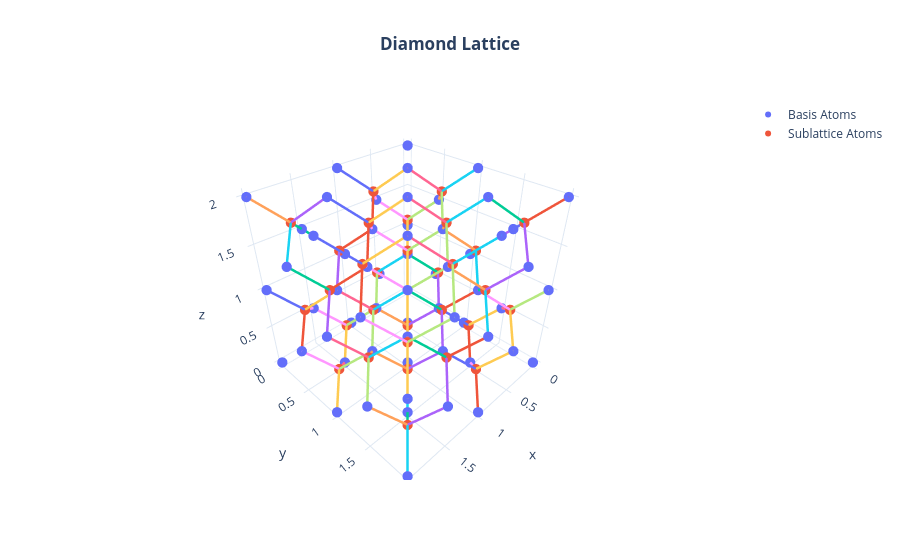

The notebook cell saved with this chart:
### Code cell
def d_l_points(lattice_size):
    lattice_size=lattice_size
    l=range(lattice_size+1)
    points=[]
    for i in l:
        for j in l:
            for k in l:
                new_point=[i,j,k]
                points.append([i+1/2,j+1/2,k])
                points.append([i+1/2,j,k+1/2])
                points.append([i,j+1/2,k+1/2])
                points.append(new_point)
    uni_latt=np.unique(np.array(points),axis=0)
    mask=np.all(uni_latt <= lattice_size,axis=1)
    uni_latt=uni_latt[mask]
    return uni_latt

lattice_size=2

fig=go.Figure()

fcc_0=d_l_points(lattice_size=lattice_size)


def sublat_points(points=fcc_0,lattice_size=lattice_size):
    sublat_points=points.copy()+np.ones(shape=points.shape)*1/4
    mask=np.all(sublat_points<=lattice_size,axis=1)
    return sublat_points[mask]

fcc_1=sublat_points()

allLatPoints=np.concat((fcc_1,fcc_0),axis=0)



def findingNeighbours(allLatPoints):
    tol=1e-4
    neighbours = []
    totalPoints=allLatPoints.shape[0]
    totalPoints=range(totalPoints)
    for i, j in list(combinations(totalPoints,2)):
        sep=allLatPoints[i]-allLatPoints[j]
        sep=np.linalg.norm(sep)
        if ((abs(sep)-(np.sqrt(3)/4))<=tol):
            neighbours.append([i,j])
    return neighbours



def connectingPairs(fig=fig,neighbours=findingNeighbours(allLatPoints),allLatPoints=allLatPoints):
    for aPair in neighbours:
        r1=allLatPoints[aPair[0]]
        r2=allLatPoints[aPair[1]]
        bond=np.vstack((r1,r2))
        fig.add_trace(go.Scatter3d(x=bond[:,0],y=bond[:,1],z=bond[:,2],mode="lines",showlegend=False,line=dict(width=5)))
    return 0


fig.update_layout(dict(title=dict(text="<b>Diamond Lattice</b>",x=0.5),template='plotly_white'))
fig.add_trace(go.Scatter3d(x=fcc_0[:,0],y=fcc_0[:,1],z=fcc_0[:,2],mode="markers",marker=dict(size=6),name="Basis Atoms"))
fig.add_trace(go.Scatter3d(x=fcc_1[:,0],y=fcc_1[:,1],z=fcc_1[:,2],mode="markers",marker=dict(size=6),name="Sublattice Atoms"))
connectingPairs()


fig.show()

### Figure 1 — Plotly figure (JSON) as saved in the notebook; plotly's stock layout.template omitted (floating-point values rounded to 4 significant figures)
{"data": [{"marker": {"size": 6}, "mode": "markers", "name": "Basis Atoms", "type": "scatter3d", "x": [0.0, 0.0, 0.0, 0.0, 0.0, 0.0, 0.0, 0.0, 0.0, 0.0, 0.0, 0.0, 0.0, 0.5, 0.5, 0.5, 0.5, 0.5, 0.5, 0.5, 0.5, 0.5, 0.5, 0.5, 0.5, 1.0, 1.0, 1.0, 1.0, 1.0, 1.0, 1.0, 1.0, 1.0, 1.0, 1.0, 1.0, 1.0, 1.5, 1.5, 1.5, 1.5, 1.5, 1.5, 1.5, 1.5, 1.5, 1.5, 1.5, 1.5, 2.0, 2.0, 2.0, 2.0, 2.0, 2.0, 2.0, 2.0, 2.0, 2.0, 2.0, 2.0, 2.0], "y": [0.0, 0.0, 0.0, 0.5, 0.5, 1.0, 1.0, 1.0, 1.5, 1.5, 2.0, 2.0, 2.0, 0.0, 0.0, 0.5, 0.5, 0.5, 1.0, 1.0, 1.5, 1.5, 1.5, 2.0, 2.0, 0.0, 0.0, 0.0, 0.5, 0.5, 1.0, 1.0, 1.0, 1.5, 1.5, 2.0, 2.0, 2.0, 0.0, 0.0, 0.5, 0.5, 0.5, 1.0, 1.0, 1.5, 1.5, 1.5, 2.0, 2.0, 0.0, 0.0, 0.0, 0.5, 0.5, 1.0, 1.0, 1.0, 1.5, 1.5, 2.0, 2.0, 2.0], "z": [0.0, 1.0, 2.0, 0.5, 1.5, 0.0, 1.0, 2.0, 0.5, 1.5, 0.0, 1.0, 2.0, 0.5, 1.5, 0.0, 1.0, 2.0, 0.5, 1.5, 0.0, 1.0, 2.0, 0.5, 1.5, 0.0, 1.0, 2.0, 0.5, 1.5, 0.0, 1.0, 2.0, 0.5, 1.5, 0.0, 1.0, 2.0, 0.5, 1.5, 0.0, 1.0, 2.0, 0.5, 1.5, 0.0, 1.0, 2.0, 0.5, 1.5, 0.0, 1.0, 2.0, 0.5, 1.5, 0.0, 1.0, 2.0, 0.5, 1.5, 0.0, 1.0, 2.0]}, {"marker": {"size": 6}, "mode": "markers", "name": "Sublattice Atoms", "type": "scatter3d", "x": [0.25, 0.25, 0.25, 0.25, 0.25, 0.25, 0.25, 0.25, 0.75, 0.75, 0.75, 0.75, 0.75, 0.75, 0.75, 0.75, 1.25, 1.25, 1.25, 1.25, 1.25, 1.25, 1.25, 1.25, 1.75, 1.75, 1.75, 1.75, 1.75, 1.75, 1.75, 1.75], "y": [0.25, 0.25, 0.75, 0.75, 1.25, 1.25, 1.75, 1.75, 0.25, 0.25, 0.75, 0.75, 1.25, 1.25, 1.75, 1.75, 0.25, 0.25, 0.75, 0.75, 1.25, 1.25, 1.75, 1.75, 0.25, 0.25, 0.75, 0.75, 1.25, 1.25, 1.75, 1.75], "z": [0.25, 1.25, 0.75, 1.75, 0.25, 1.25, 0.75, 1.75, 0.75, 1.75, 0.25, 1.25, 0.75, 1.75, 0.25, 1.25, 0.25, 1.25, 0.75, 1.75, 0.25, 1.25, 0.75, 1.75, 0.75, 1.75, 0.25, 1.25, 0.75, 1.75, 0.25, 1.25]}, {"line": {"width": 5}, "mode": "lines", "showlegend": false, "type": "scatter3d", "x": [0.25, 0.0], "y": [0.25, 0.0], "z": [0.25, 0.0]}, {"line": {"width": 5}, "mode": "lines", "showlegend": false, "type": "scatter3d", "x": [0.25, 0.0], "y": [0.25, 0.5], "z": [0.25, 0.5]}, {"line": {"width": 5}, "mode": "lines", "showlegend": false, "type": "scatter3d", "x": [0.25, 0.5], "y": [0.25, 0.0], "z": [0.25, 0.5]}, {"line": {"width": 5}, "mode": "lines", "showlegend": false, "type": "scatter3d", "x": [0.25, 0.5], "y": [0.25, 0.5], "z": [0.25, 0.0]}, {"line": {"width": 5}, "mode": "lines", "showlegend": false, "type": "scatter3d", "x": [0.25, 0.0], "y": [0.25, 0.0], "z": [1.25, 1.0]}, {"line": {"width": 5}, "mode": "lines", "showlegend": false, "type": "scatter3d", "x": [0.25, 0.0], "y": [0.25, 0.5], "z": [1.25, 1.5]}, {"line": {"width": 5}, "mode": "lines", "showlegend": false, "type": "scatter3d", "x": [0.25, 0.5], "y": [0.25, 0.0], "z": [1.25, 1.5]}, {"line": {"width": 5}, "mode": "lines", "showlegend": false, "type": "scatter3d", "x": [0.25, 0.5], "y": [0.25, 0.5], "z": [1.25, 1.0]}, {"line": {"width": 5}, "mode": "lines", "showlegend": false, "type": "scatter3d", "x": [0.25, 0.0], "y": [0.75, 0.5], "z": [0.75, 0.5]}, {"line": {"width": 5}, "mode": "lines", "showlegend": false, "type": "scatter3d", "x": [0.25, 0.0], "y": [0.75, 1.0], "z": [0.75, 1.0]}, {"line": {"width": 5}, "mode": "lines", "showlegend": false, "type": "scatter3d", "x": [0.25, 0.5], "y": [0.75, 0.5], "z": [0.75, 1.0]}, {"line": {"width": 5}, "mode": "lines", "showlegend": false, "type": "scatter3d", "x": [0.25, 0.5], "y": [0.75, 1.0], "z": [0.75, 0.5]}, {"line": {"width": 5}, "mode": "lines", "showlegend": false, "type": "scatter3d", "x": [0.25, 0.0], "y": [0.75, 0.5], "z": [1.75, 1.5]}, {"line": {"width": 5}, "mode": "lines", "showlegend": false, "type": "scatter3d", "x": [0.25, 0.0], "y": [0.75, 1.0], "z": [1.75, 2.0]}, {"line": {"width": 5}, "mode": "lines", "showlegend": false, "type": "scatter3d", "x": [0.25, 0.5], "y": [0.75, 0.5], "z": [1.75, 2.0]}, {"line": {"width": 5}, "mode": "lines", "showlegend": false, "type": "scatter3d", "x": [0.25, 0.5], "y": [0.75, 1.0], "z": [1.75, 1.5]}, {"line": {"width": 5}, "mode": "lines", "showlegend": false, "type": "scatter3d", "x": [0.25, 0.0], "y": [1.25, 1.0], "z": [0.25, 0.0]}, {"line": {"width": 5}, "mode": "lines", "showlegend": false, "type": "scatter3d", "x": [0.25, 0.0], "y": [1.25, 1.5], "z": [0.25, 0.5]}, {"line": {"width": 5}, "mode": "lines", "showlegend": false, "type": "scatter3d", "x": [0.25, 0.5], "y": [1.25, 1.0], "z": [0.25, 0.5]}, {"line": {"width": 5}, "mode": "lines", "showlegend": false, "type": "scatter3d", "x": [0.25, 0.5], "y": [1.25, 1.5], "z": [0.25, 0.0]}, {"line": {"width": 5}, "mode": "lines", "showlegend": false, "type": "scatter3d", "x": [0.25, 0.0], "y": [1.25, 1.0], "z": [1.25, 1.0]}, {"line": {"width": 5}, "mode": "lines", "showlegend": false, "type": "scatter3d", "x": [0.25, 0.0], "y": [1.25, 1.5], "z": [1.25, 1.5]}, {"line": {"width": 5}, "mode": "lines", "showlegend": false, "type": "scatter3d", "x": [0.25, 0.5], "y": [1.25, 1.0], "z": [1.25, 1.5]}, {"line": {"width": 5}, "mode": "lines", "showlegend": false, "type": "scatter3d", "x": [0.25, 0.5], "y": [1.25, 1.5], "z": [1.25, 1.0]}, {"line": {"width": 5}, "mode": "lines", "showlegend": false, "type": "scatter3d", "x": [0.25, 0.0], "y": [1.75, 1.5], "z": [0.75, 0.5]}, {"line": {"width": 5}, "mode": "lines", "showlegend": false, "type": "scatter3d", "x": [0.25, 0.0], "y": [1.75, 2.0], "z": [0.75, 1.0]}, {"line": {"width": 5}, "mode": "lines", "showlegend": false, "type": "scatter3d", "x": [0.25, 0.5], "y": [1.75, 1.5], "z": [0.75, 1.0]}, {"line": {"width": 5}, "mode": "lines", "showlegend": false, "type": "scatter3d", "x": [0.25, 0.5], "y": [1.75, 2.0], "z": [0.75, 0.5]}, {"line": {"width": 5}, "mode": "lines", "showlegend": false, "type": "scatter3d", "x": [0.25, 0.0], "y": [1.75, 1.5], "z": [1.75, 1.5]}, {"line": {"width": 5}, "mode": "lines", "showlegend": false, "type": "scatter3d", "x": [0.25, 0.0], "y": [1.75, 2.0], "z": [1.75, 2.0]}, {"line": {"width": 5}, "mode": "lines", "showlegend": false, "type": "scatter3d", "x": [0.25, 0.5], "y": [1.75, 1.5], "z": [1.75, 2.0]}, {"line": {"width": 5}, "mode": "lines", "showlegend": false, "type": "scatter3d", "x": [0.25, 0.5], "y": [1.75, 2.0], "z": [1.75, 1.5]}, {"line": {"width": 5}, "mode": "lines", "showlegend": false, "type": "scatter3d", "x": [0.75, 0.5], "y": [0.25, 0.0], "z": [0.75, 0.5]}, {"line": {"width": 5}, "mode": "lines", "showlegend": false, "type": "scatter3d", "x": [0.75, 0.5], "y": [0.25, 0.5], "z": [0.75, 1.0]}, {"line": {"width": 5}, "mode": "lines", "showlegend": false, "type": "scatter3d", "x": [0.75, 1.0], "y": [0.25, 0.0], "z": [0.75, 1.0]}, {"line": {"width": 5}, "mode": "lines", "showlegend": false, "type": "scatter3d", "x": [0.75, 1.0], "y": [0.25, 0.5], "z": [0.75, 0.5]}, {"line": {"width": 5}, "mode": "lines", "showlegend": false, "type": "scatter3d", "x": [0.75, 0.5], "y": [0.25, 0.0], "z": [1.75, 1.5]}, {"line": {"width": 5}, "mode": "lines", "showlegend": false, "type": "scatter3d", "x": [0.75, 0.5], "y": [0.25, 0.5], "z": [1.75, 2.0]}, {"line": {"width": 5}, "mode": "lines", "showlegend": false, "type": "scatter3d", "x": [0.75, 1.0], "y": [0.25, 0.0], "z": [1.75, 2.0]}, {"line": {"width": 5}, "mode": "lines", "showlegend": false, "type": "scatter3d", "x": [0.75, 1.0], "y": [0.25, 0.5], "z": [1.75, 1.5]}, {"line": {"width": 5}, "mode": "lines", "showlegend": false, "type": "scatter3d", "x": [0.75, 0.5], "y": [0.75, 0.5], "z": [0.25, 0.0]}, {"line": {"width": 5}, "mode": "lines", "showlegend": false, "type": "scatter3d", "x": [0.75, 0.5], "y": [0.75, 1.0], "z": [0.25, 0.5]}, {"line": {"width": 5}, "mode": "lines", "showlegend": false, "type": "scatter3d", "x": [0.75, 1.0], "y": [0.75, 0.5], "z": [0.25, 0.5]}, {"line": {"width": 5}, "mode": "lines", "showlegend": false, "type": "scatter3d", "x": [0.75, 1.0], "y": [0.75, 1.0], "z": [0.25, 0.0]}, {"line": {"width": 5}, "mode": "lines", "showlegend": false, "type": "scatter3d", "x": [0.75, 0.5], "y": [0.75, 0.5], "z": [1.25, 1.0]}, {"line": {"width": 5}, "mode": "lines", "showlegend": false, "type": "scatter3d", "x": [0.75, 0.5], "y": [0.75, 1.0], "z": [1.25, 1.5]}, {"line": {"width": 5}, "mode": "lines", "showlegend": false, "type": "scatter3d", "x": [0.75, 1.0], "y": [0.75, 0.5], "z": [1.25, 1.5]}, {"line": {"width": 5}, "mode": "lines", "showlegend": false, "type": "scatter3d", "x": [0.75, 1.0], "y": [0.75, 1.0], "z": [1.25, 1.0]}, {"line": {"width": 5}, "mode": "lines", "showlegend": false, "type": "scatter3d", "x": [0.75, 0.5], "y": [1.25, 1.0], "z": [0.75, 0.5]}, {"line": {"width": 5}, "mode": "lines", "showlegend": false, "type": "scatter3d", "x": [0.75, 0.5], "y": [1.25, 1.5], "z": [0.75, 1.0]}, {"line": {"width": 5}, "mode": "lines", "showlegend": false, "type": "scatter3d", "x": [0.75, 1.0], "y": [1.25, 1.0], "z": [0.75, 1.0]}, {"line": {"width": 5}, "mode": "lines", "showlegend": false, "type": "scatter3d", "x": [0.75, 1.0], "y": [1.25, 1.5], "z": [0.75, 0.5]}, {"line": {"width": 5}, "mode": "lines", "showlegend": false, "type": "scatter3d", "x": [0.75, 0.5], "y": [1.25, 1.0], "z": [1.75, 1.5]}, {"line": {"width": 5}, "mode": "lines", "showlegend": false, "type": "scatter3d", "x": [0.75, 0.5], "y": [1.25, 1.5], "z": [1.75, 2.0]}, {"line": {"width": 5}, "mode": "lines", "showlegend": false, "type": "scatter3d", "x": [0.75, 1.0], "y": [1.25, 1.0], "z": [1.75, 2.0]}, {"line": {"width": 5}, "mode": "lines", "showlegend": false, "type": "scatter3d", "x": [0.75, 1.0], "y": [1.25, 1.5], "z": [1.75, 1.5]}, {"line": {"width": 5}, "mode": "lines", "showlegend": false, "type": "scatter3d", "x": [0.75, 0.5], "y": [1.75, 1.5], "z": [0.25, 0.0]}, {"line": {"width": 5}, "mode": "lines", "showlegend": false, "type": "scatter3d", "x": [0.75, 0.5], "y": [1.75, 2.0], "z": [0.25, 0.5]}, {"line": {"width": 5}, "mode": "lines", "showlegend": false, "type": "scatter3d", "x": [0.75, 1.0], "y": [1.75, 1.5], "z": [0.25, 0.5]}, {"line": {"width": 5}, "mode": "lines", "showlegend": false, "type": "scatter3d", "x": [0.75, 1.0], "y": [1.75, 2.0], "z": [0.25, 0.0]}, {"line": {"width": 5}, "mode": "lines", "showlegend": false, "type": "scatter3d", "x": [0.75, 0.5], "y": [1.75, 1.5], "z": [1.25, 1.0]}, {"line": {"width": 5}, "mode": "lines", "showlegend": false, "type": "scatter3d", "x": [0.75, 0.5], "y": [1.75, 2.0], "z": [1.25, 1.5]}, {"line": {"width": 5}, "mode": "lines", "showlegend": false, "type": "scatter3d", "x": [0.75, 1.0], "y": [1.75, 1.5], "z": [1.25, 1.5]}, {"line": {"width": 5}, "mode": "lines", "showlegend": false, "type": "scatter3d", "x": [0.75, 1.0], "y": [1.75, 2.0], "z": [1.25, 1.0]}, {"line": {"width": 5}, "mode": "lines", "showlegend": false, "type": "scatter3d", "x": [1.25, 1.0], "y": [0.25, 0.0], "z": [0.25, 0.0]}, {"line": {"width": 5}, "mode": "lines", "showlegend": false, "type": "scatter3d", "x": [1.25, 1.0], "y": [0.25, 0.5], "z": [0.25, 0.5]}, {"line": {"width": 5}, "mode": "lines", "showlegend": false, "type": "scatter3d", "x": [1.25, 1.5], "y": [0.25, 0.0], "z": [0.25, 0.5]}, {"line": {"width": 5}, "mode": "lines", "showlegend": false, "type": "scatter3d", "x": [1.25, 1.5], "y": [0.25, 0.5], "z": [0.25, 0.0]}, {"line": {"width": 5}, "mode": "lines", "showlegend": false, "type": "scatter3d", "x": [1.25, 1.0], "y": [0.25, 0.0], "z": [1.25, 1.0]}, {"line": {"width": 5}, "mode": "lines", "showlegend": false, "type": "scatter3d", "x": [1.25, 1.0], "y": [0.25, 0.5], "z": [1.25, 1.5]}, {"line": {"width": 5}, "mode": "lines", "showlegend": false, "type": "scatter3d", "x": [1.25, 1.5], "y": [0.25, 0.0], "z": [1.25, 1.5]}, {"line": {"width": 5}, "mode": "lines", "showlegend": false, "type": "scatter3d", "x": [1.25, 1.5], "y": [0.25, 0.5], "z": [1.25, 1.0]}, {"line": {"width": 5}, "mode": "lines", "showlegend": false, "type": "scatter3d", "x": [1.25, 1.0], "y": [0.75, 0.5], "z": [0.75, 0.5]}, {"line": {"width": 5}, "mode": "lines", "showlegend": false, "type": "scatter3d", "x": [1.25, 1.0], "y": [0.75, 1.0], "z": [0.75, 1.0]}, {"line": {"width": 5}, "mode": "lines", "showlegend": false, "type": "scatter3d", "x": [1.25, 1.5], "y": [0.75, 0.5], "z": [0.75, 1.0]}, {"line": {"width": 5}, "mode": "lines", "showlegend": false, "type": "scatter3d", "x": [1.25, 1.5], "y": [0.75, 1.0], "z": [0.75, 0.5]}, {"line": {"width": 5}, "mode": "lines", "showlegend": false, "type": "scatter3d", "x": [1.25, 1.0], "y": [0.75, 0.5], "z": [1.75, 1.5]}, {"line": {"width": 5}, "mode": "lines", "showlegend": false, "type": "scatter3d", "x": [1.25, 1.0], "y": [0.75, 1.0], "z": [1.75, 2.0]}, {"line": {"width": 5}, "mode": "lines", "showlegend": false, "type": "scatter3d", "x": [1.25, 1.5], "y": [0.75, 0.5], "z": [1.75, 2.0]}, {"line": {"width": 5}, "mode": "lines", "showlegend": false, "type": "scatter3d", "x": [1.25, 1.5], "y": [0.75, 1.0], "z": [1.75, 1.5]}, {"line": {"width": 5}, "mode": "lines", "showlegend": false, "type": "scatter3d", "x": [1.25, 1.0], "y": [1.25, 1.0], "z": [0.25, 0.0]}, {"line": {"width": 5}, "mode": "lines", "showlegend": false, "type": "scatter3d", "x": [1.25, 1.0], "y": [1.25, 1.5], "z": [0.25, 0.5]}, {"line": {"width": 5}, "mode": "lines", "showlegend": false, "type": "scatter3d", "x": [1.25, 1.5], "y": [1.25, 1.0], "z": [0.25, 0.5]}, {"line": {"width": 5}, "mode": "lines", "showlegend": false, "type": "scatter3d", "x": [1.25, 1.5], "y": [1.25, 1.5], "z": [0.25, 0.0]}, {"line": {"width": 5}, "mode": "lines", "showlegend": false, "type": "scatter3d", "x": [1.25, 1.0], "y": [1.25, 1.0], "z": [1.25, 1.0]}, {"line": {"width": 5}, "mode": "lines", "showlegend": false, "type": "scatter3d", "x": [1.25, 1.0], "y": [1.25, 1.5], "z": [1.25, 1.5]}, {"line": {"width": 5}, "mode": "lines", "showlegend": false, "type": "scatter3d", "x": [1.25, 1.5], "y": [1.25, 1.0], "z": [1.25, 1.5]}, {"line": {"width": 5}, "mode": "lines", "showlegend": false, "type": "scatter3d", "x": [1.25, 1.5], "y": [1.25, 1.5], "z": [1.25, 1.0]}, {"line": {"width": 5}, "mode": "lines", "showlegend": false, "type": "scatter3d", "x": [1.25, 1.0], "y": [1.75, 1.5], "z": [0.75, 0.5]}, {"line": {"width": 5}, "mode": "lines", "showlegend": false, "type": "scatter3d", "x": [1.25, 1.0], "y": [1.75, 2.0], "z": [0.75, 1.0]}, {"line": {"width": 5}, "mode": "lines", "showlegend": false, "type": "scatter3d", "x": [1.25, 1.5], "y": [1.75, 1.5], "z": [0.75, 1.0]}, {"line": {"width": 5}, "mode": "lines", "showlegend": false, "type": "scatter3d", "x": [1.25, 1.5], "y": [1.75, 2.0], "z": [0.75, 0.5]}, {"line": {"width": 5}, "mode": "lines", "showlegend": false, "type": "scatter3d", "x": [1.25, 1.0], "y": [1.75, 1.5], "z": [1.75, 1.5]}, {"line": {"width": 5}, "mode": "lines", "showlegend": false, "type": "scatter3d", "x": [1.25, 1.0], "y": [1.75, 2.0], "z": [1.75, 2.0]}, {"line": {"width": 5}, "mode": "lines", "showlegend": false, "type": "scatter3d", "x": [1.25, 1.5], "y": [1.75, 1.5], "z": [1.75, 2.0]}, {"line": {"width": 5}, "mode": "lines", "showlegend": false, "type": "scatter3d", "x": [1.25, 1.5], "y": [1.75, 2.0], "z": [1.75, 1.5]}, {"line": {"width": 5}, "mode": "lines", "showlegend": false, "type": "scatter3d", "x": [1.75, 1.5], "y": [0.25, 0.0], "z": [0.75, 0.5]}, {"line": {"width": 5}, "mode": "lines", "showlegend": false, "type": "scatter3d", "x": [1.75, 1.5], "y": [0.25, 0.5], "z": [0.75, 1.0]}, {"line": {"width": 5}, "mode": "lines", "showlegend": false, "type": "scatter3d", "x": [1.75, 2.0], "y": [0.25, 0.0], "z": [0.75, 1.0]}, {"line": {"width": 5}, "mode": "lines", "showlegend": false, "type": "scatter3d", "x": [1.75, 2.0], "y": [0.25, 0.5], "z": [0.75, 0.5]}, {"line": {"width": 5}, "mode": "lines", "showlegend": false, "type": "scatter3d", "x": [1.75, 1.5], "y": [0.25, 0.0], "z": [1.75, 1.5]}, {"line": {"width": 5}, "mode": "lines", "showlegend": false, "type": "scatter3d", "x": [1.75, 1.5], "y": [0.25, 0.5], "z": [1.75, 2.0]}, {"line": {"width": 5}, "mode": "lines", "showlegend": false, "type": "scatter3d", "x": [1.75, 2.0], "y": [0.25, 0.0], "z": [1.75, 2.0]}, {"line": {"width": 5}, "mode": "lines", "showlegend": false, "type": "scatter3d", "x": [1.75, 2.0], "y": [0.25, 0.5], "z": [1.75, 1.5]}, {"line": {"width": 5}, "mode": "lines", "showlegend": false, "type": "scatter3d", "x": [1.75, 1.5], "y": [0.75, 0.5], "z": [0.25, 0.0]}, {"line": {"width": 5}, "mode": "lines", "showlegend": false, "type": "scatter3d", "x": [1.75, 1.5], "y": [0.75, 1.0], "z": [0.25, 0.5]}, {"line": {"width": 5}, "mode": "lines", "showlegend": false, "type": "scatter3d", "x": [1.75, 2.0], "y": [0.75, 0.5], "z": [0.25, 0.5]}, {"line": {"width": 5}, "mode": "lines", "showlegend": false, "type": "scatter3d", "x": [1.75, 2.0], "y": [0.75, 1.0], "z": [0.25, 0.0]}, {"line": {"width": 5}, "mode": "lines", "showlegend": false, "type": "scatter3d", "x": [1.75, 1.5], "y": [0.75, 0.5], "z": [1.25, 1.0]}, {"line": {"width": 5}, "mode": "lines", "showlegend": false, "type": "scatter3d", "x": [1.75, 1.5], "y": [0.75, 1.0], "z": [1.25, 1.5]}, {"line": {"width": 5}, "mode": "lines", "showlegend": false, "type": "scatter3d", "x": [1.75, 2.0], "y": [0.75, 0.5], "z": [1.25, 1.5]}, {"line": {"width": 5}, "mode": "lines", "showlegend": false, "type": "scatter3d", "x": [1.75, 2.0], "y": [0.75, 1.0], "z": [1.25, 1.0]}, {"line": {"width": 5}, "mode": "lines", "showlegend": false, "type": "scatter3d", "x": [1.75, 1.5], "y": [1.25, 1.0], "z": [0.75, 0.5]}, {"line": {"width": 5}, "mode": "lines", "showlegend": false, "type": "scatter3d", "x": [1.75, 1.5], "y": [1.25, 1.5], "z": [0.75, 1.0]}, {"line": {"width": 5}, "mode": "lines", "showlegend": false, "type": "scatter3d", "x": [1.75, 2.0], "y": [1.25, 1.0], "z": [0.75, 1.0]}, {"line": {"width": 5}, "mode": "lines", "showlegend": false, "type": "scatter3d", "x": [1.75, 2.0], "y": [1.25, 1.5], "z": [0.75, 0.5]}, {"line": {"width": 5}, "mode": "lines", "showlegend": false, "type": "scatter3d", "x": [1.75, 1.5], "y": [1.25, 1.0], "z": [1.75, 1.5]}, {"line": {"width": 5}, "mode": "lines", "showlegend": false, "type": "scatter3d", "x": [1.75, 1.5], "y": [1.25, 1.5], "z": [1.75, 2.0]}, {"line": {"width": 5}, "mode": "lines", "showlegend": false, "type": "scatter3d", "x": [1.75, 2.0], "y": [1.25, 1.0], "z": [1.75, 2.0]}, {"line": {"width": 5}, "mode": "lines", "showlegend": false, "type": "scatter3d", "x": [1.75, 2.0], "y": [1.25, 1.5], "z": [1.75, 1.5]}, {"line": {"width": 5}, "mode": "lines", "showlegend": false, "type": "scatter3d", "x": [1.75, 1.5], "y": [1.75, 1.5], "z": [0.25, 0.0]}, {"line": {"width": 5}, "mode": "lines", "showlegend": false, "type": "scatter3d", "x": [1.75, 1.5], "y": [1.75, 2.0], "z": [0.25, 0.5]}, {"line": {"width": 5}, "mode": "lines", "showlegend": false, "type": "scatter3d", "x": [1.75, 2.0], "y": [1.75, 1.5], "z": [0.25, 0.5]}, {"line": {"width": 5}, "mode": "lines", "showlegend": false, "type": "scatter3d", "x": [1.75, 2.0], "y": [1.75, 2.0], "z": [0.25, 0.0]}, {"line": {"width": 5}, "mode": "lines", "showlegend": false, "type": "scatter3d", "x": [1.75, 1.5], "y": [1.75, 1.5], "z": [1.25, 1.0]}, {"line": {"width": 5}, "mode": "lines", "showlegend": false, "type": "scatter3d", "x": [1.75, 1.5], "y": [1.75, 2.0], "z": [1.25, 1.5]}, {"line": {"width": 5}, "mode": "lines", "showlegend": false, "type": "scatter3d", "x": [1.75, 2.0], "y": [1.75, 1.5], "z": [1.25, 1.5]}, {"line": {"width": 5}, "mode": "lines", "showlegend": false, "type": "scatter3d", "x": [1.75, 2.0], "y": [1.75, 2.0], "z": [1.25, 1.0]}], "layout": {"title": {"text": "<b>Diamond Lattice</b>", "x": 0.5}}}
